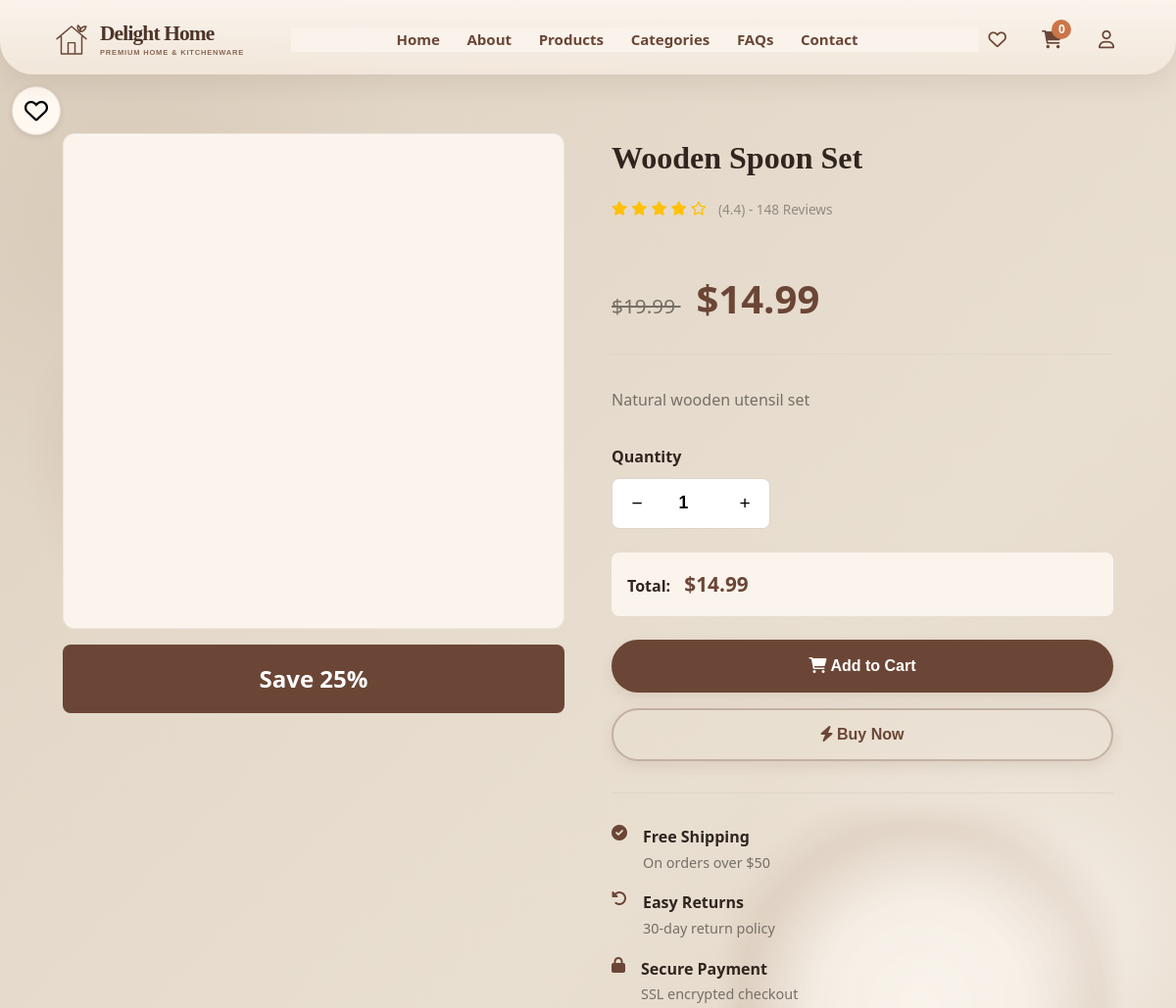
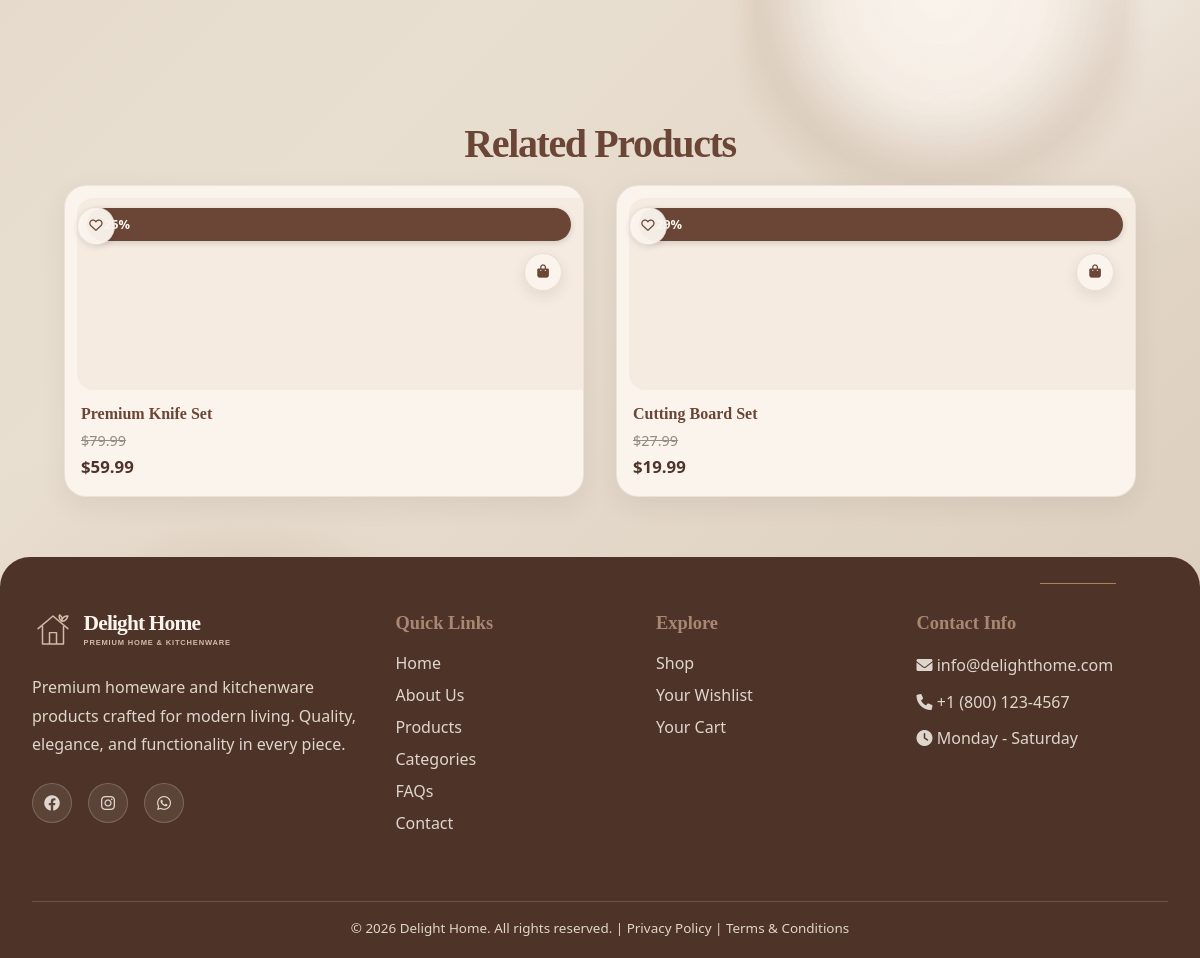
/product-details.php?id=6, run on the app's committed database (2 pictures, top to bottom).
### tables this page shows
CREATE TABLE IF NOT EXISTS products (
    id INT PRIMARY KEY AUTO_INCREMENT,
    category_id INT NOT NULL,
    name VARCHAR(150) NOT NULL,
    description TEXT,
    price DECIMAL(10, 2) NOT NULL,
    discount_price DECIMAL(10, 2),
    stock INT DEFAULT 0,
    rating DECIMAL(3, 2) DEFAULT 0,
    image_url VARCHAR(255),
    featured INT DEFAULT 0,
    created_at TIMESTAMP DEFAULT CURRENT_TIMESTAMP,
    FOREIGN KEY (category_id) REFERENCES categories(id)
);

### product-details.php (the view, shortened to what the rows shown need)
<?php
require_once 'includes/db.php';
require_once 'includes/functions.php';
include 'includes/header.php';
$product_id = isset($_GET['id']) ? intval($_GET['id']) : 0;
$product = getProduct($product_id);
$related_products = getRelatedProducts($product_id, $product['category_id']);
$discount_percent = getDiscountPercentage($product['price'], $product['discount_price']);
$product_price = !empty($product['discount_price']) ? $product['discount_price'] : $product['price'];
?>
<section class="section">
    <div class="container">
        <div class="grid grid-2 dh-product-detail-grid" style="gap: 3rem; align-items: start;">
            <div>
                <?php if ($discount_percent > 0): ?>
                    <div style="
                        background-color: var(--brown);
                        color: white;
                        padding: 1rem;
                        text-align: center;
                        border-radius: 8px;
                        margin-bottom: 1rem;
                    ">
                        <span style="
                            font-size: 1.5rem;
                            font-weight: 700;
                        ">
                            Save <?php echo $discount_percent; ?>%
                        </span>
                    </div>
                <?php endif; ?>
            </div>
            <div>
                <h1 style="
                    font-size: 2rem;
                    color: var(--text-dark);
                    margin-bottom: 1rem;
                ">
                    <?php echo htmlspecialchars($product['name']); ?>
                </h1>
                <div class="product-rating" style="margin-bottom: 1.5rem;">
                    <?php for ($i = 0; $i < 5; $i++): ?>
                        <span class="star <?php echo $i < round($product['rating']) ? 'fas' : 'far'; ?> fa-star"></span>
                    <?php endfor; ?>
                    <span class="rating-value">
                        (<?php echo round($product['rating'], 1); ?>) - 148 Reviews
                    </span>
                </div>
                <div style="
                    margin-bottom: 2rem;
                    padding: 1.5rem 0;
                    border-bottom: 1px solid var(--border-color);
                ">
                    <?php if (!empty($product['discount_price'])): ?>
                        <span style="
                            font-size: 1.3rem;
                            color: var(--text-light);
                            text-decoration: line-through;
                            margin-right: 1rem;
                        ">
                            <?php echo formatPrice($product['price']); ?>
                        </span>
                    <?php endif; ?>
                    <span style="
                        font-size: 2.5rem;
                        font-weight: 700;
                        color: var(--brown);
                    ">
                        <?php echo formatPrice($product_price); ?>
                    </span>
                </div>
                <p style="
                    color: var(--text-light);
                    line-height: 1.8;
                    margin-bottom: 2rem;
                ">
                    <?php echo htmlspecialchars($product['description']); ?>
                </p>
                <form id="addToCartForm" data-product-id="<?php echo intval($product['id']); ?>">
                    <div style="margin-bottom: 1.5rem;">
                    </div>
                    <div style="
                        margin-bottom: 1.5rem;
                        padding: 1rem;
                        background: var(--secondary-bg);
                        border-radius: 8px;
                    ">
                        <strong>Total:</strong>
                        <span
                            id="quantityTotal"
                            style="
                                color: var(--brown);
                                font-size: 1.3rem;
                                font-weight: 700;
                                margin-left: 10px;
                            "
                        >
                            <?php echo formatPrice($product_price); ?>
                        </span>
                    </div>
                    <button
                        type="submit"
                        id="addToCartBtn"
                        class="btn"
                        style="
                            width: 100%;
                            padding: 1rem 2rem;
                            margin-bottom: 1rem;
                        "
                    >
                    </button>
                </form>
                <div style="
                    display: flex;
                    gap: 1rem;
                ">
                    <button
                        type="button"
                        class="product-wishlist"
                        data-product-id="<?php echo intval($product['id']); ?>"
                        style="
                            width: 50px;
                            height: 50px;
                            padding: 0;
                        "
                    >
                    </button>
                    <button
                        type="button"
                        id="buyNowBtn"
                        class="btn btn-secondary"
                        style="
                            flex: 1;
                            padding: 1rem;
                        "
                    >
                    </button>
                </div>
                <div style="
                    margin-top: 2rem;
                    padding-top: 2rem;
                    border-top: 1px solid var(--border-color);
                ">
                    <div style="
                        display: flex;
                        gap: 1rem;
                        margin-bottom: 1rem;
                    ">
                    </div>
                    <div style="
                        display: flex;
                        gap: 1rem;
                        margin-bottom: 1rem;
                    ">
                    </div>
                    <div style="
                        display: flex;
                        gap: 1rem;
                    ">
                    </div>
                </div>
            </div>
        </div>
    </div>
</section>
<?php if (count($related_products) > 0): ?>
<section class="section" style="background-color: var(--secondary-bg);">
    <div class="container">
        <h2 class="section-title">
            Related Products
        </h2>
        <div class="grid grid-4">
            <?php foreach ($related_products as $related):
                $related_image = getProductImageUrl($related);
                $rel_discount_percent = getDiscountPercentage(
                    $related['price'],
                    $related['discount_price']
                );
            ?>
                <div class="card product-card dh-product-tile">
                    <a class="dh-product-hit-area" href="product-details.php?id=<?php echo (int) $related['id']; ?>" aria-label="View <?php echo htmlspecialchars($related['name']); ?>"></a>
                    <?php if ($rel_discount_percent > 0): ?>
                        <div class="product-badge">
                        </div>
                    <?php endif; ?>
                    <button
                        type="button"
                        class="product-wishlist"
                        data-product-id="<?php echo intval($related['id']); ?>"
                        title="Wishlist"
                        aria-label="Add <?php echo htmlspecialchars($related['name']); ?> to wishlist"
                    >
                        <i class="far fa-heart"></i>
                    </button>
                    <div class="card-image">
                        <img
                            src="<?php echo htmlspecialchars($related_image); ?>"
                            alt="<?php echo htmlspecialchars($related['name']); ?>"
                            onerror="this.onerror=null; this.src='images/placeholder.jpg';"
                        >
                    </div>
                    <div class="card-content">
                        <h3 class="card-title">
                            <?php echo htmlspecialchars($related['name']); ?>
                        </h3>
                        <div class="card-footer">
                            <div>
                                <?php if (!empty($related['discount_price'])): ?>
                                    <span class="product-original-price">
                                        <?php echo formatPrice($related['price']); ?>
                                    </span>
                                <?php endif; ?>
                                <span class="product-price">
                                    <?php
                                    echo formatPrice(
                                        !empty($related['discount_price'])
                                            ? $related['discount_price']
                                            : $related['price']
                                    );
                                    ?>
                                </span>
                            </div>
                        </div>
                    </div>
                    <button
                        type="button"
                        class="related-add-cart dh-card-cart-action"
                        data-product-id="<?php echo intval($related['id']); ?>"
                        title="Add to Cart"
                        aria-label="Add <?php echo htmlspecialchars($related['name']); ?> to cart"
                    >
                        <i class="fas fa-shopping-bag" aria-hidden="true"></i>
                    </button>
                </div>
            <?php endforeach; ?>
        </div>
    </div>
</section>
<?php endif; ?>
<?php include 'includes/footer.php'; ?>

### data on the page
products: discount_percent "25", name "Wooden Spoon Set", rating "4.4", price "$19.99", discount_price "$14.99", description "Natural wooden utensil set"
products: name "Premium Knife Set", price "$79.99", discount_price "$59.99"
products: name "Cutting Board Set", price "$27.99", discount_price "$19.99"

### other printed values
getCartCount() "0"
